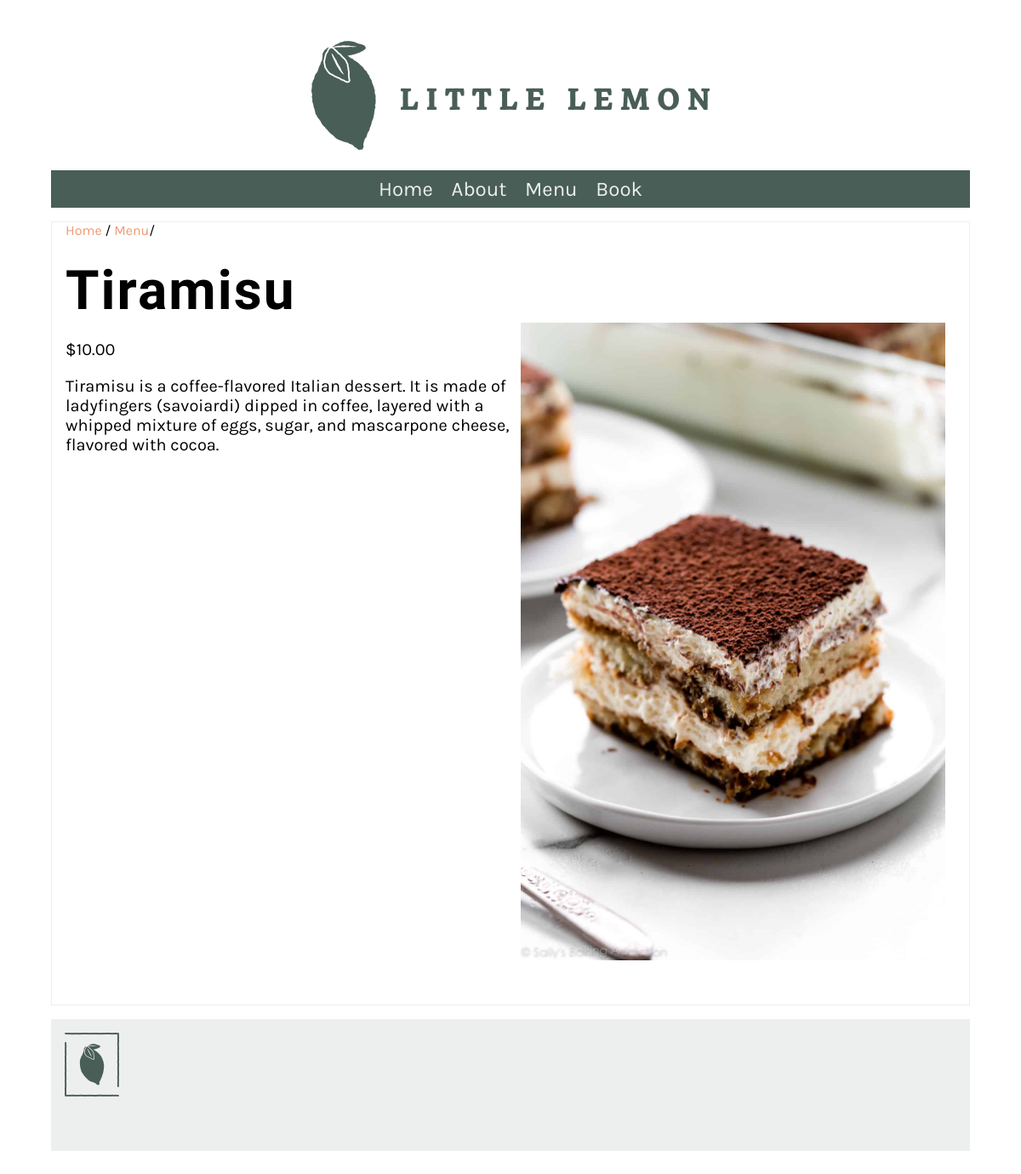
Screenshot of /menu/Tiramisu with the database file from the repository.
### restaurant/models.py (models this page shows, shortened)
class MenuItem(models.Model):
   name = models.CharField(max_length=200)
   price = models.IntegerField()
   description = models.TextField(max_length=1000, default='')
   image = models.ImageField(upload_to = 'restaurant\static\img\menu_items',null= False,default='logo_footer.png')

### restaurant/views.py (the view)
# urls.py: path('menu/<str:itemName>', views.menuItem, name="menuItem"),
def menuItem(request,itemName):
    menu_data = MenuItem.objects.get(name = itemName)
    main_data ={'menuItem': menu_data}
    return render(request, 'menuItem.html', main_data)

### restaurant/templates/menuItem.html (shortened to what this page needs)
{% extends 'base.html' %}
{% load static %}
{% block content %}
<section>
  <article>
    <span>
      <a href="{% url 'home' %}">Home</a> / <a href="{% url 'menu' %}">Menu</a>/
      <h1>{{menuItem.name}}</h1>
    </span>
    <div class="row">
      <div class="column">
        <p>
            <p>${{ menuItem.price }}.00</p>
            <p>{{ menuItem.description }}</p>
        </p>
      </div>
      <div class="column">
        <figure class="figure">
          <img
          src="{{ menuItem.image.url }}"
          alt="{{menuItem.name}}">
        </figure>
      </div>
    </div>
  </article>
</section>
{% endblock %}

### restaurant/static/css/style.css (style rules this page uses)
body { font-family: 'Karla', sans-serif; margin-top: 3rem; margin-bottom: 3rem; margin-left: 5%; margin-right: 5%; }
h1, h2, h3, h4, h5, h6 { font-family: 'Markazi Text', serif; letter-spacing: 2px;; }
h1 { font-size: 4rem; margin-top: 1.5rem; margin-bottom: 0; }
p, ul { font-size: 1.25rem;; }
a { color: #EE9972; text-decoration: none; }
section { display: flex; gap: 2rem 1rem; margin-top: 1rem; margin-bottom: 1rem; flex-direction: row; }
article { flex:1; }
article img { max-width: 100%; }
main article { border: 1px solid #EDEFEE; padding-left: 1rem; padding-right: 1rem; }
figure { margin: 0; }
.row { display: flex; flex-direction: row; width: 100%; padding-bottom: 1rem; }
.column { flex-basis: 50%; margin-bottom: 1rem; padding-bottom: 1rem; }
.column figure { padding: 0px 12px; }

### rows the page displays
MenuItem: name "Tiramisu", price "10", description "Tiramisu is a coffee-flavored Italian dessert. It is made of ladyfingers (savoiardi) dipped in coffee, layered with a whipped mixture of eggs, sugar, and mascarpone cheese, flavored with cocoa.", image (picture)
